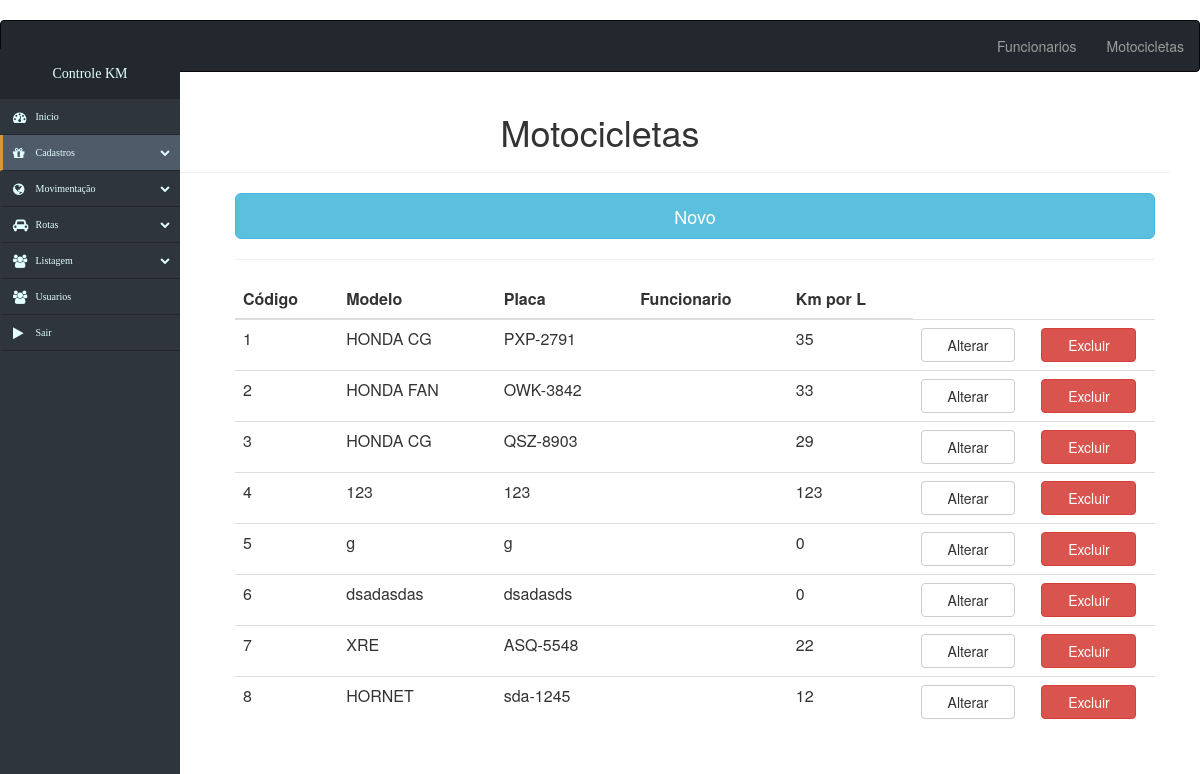
Screenshot of /motocicletas with the database file from the repository.
### tables this page shows
CREATE TABLE `tblmoto` (
  `id` int(11) NOT NULL,
  `modelo` varchar(30) DEFAULT NULL,
  `ano` varchar(4) DEFAULT NULL,
  `cilindrada` varchar(3) DEFAULT NULL,
  `placa` varchar(8) DEFAULT NULL,
  `km_x_litro` tinyint(4) DEFAULT NULL,
  `kmatual` int(11) DEFAULT NULL
);

### core/controller.php (called while the page is built, shortened)
<?php
class controller{
	public function loadTemplate($viewName, $viewData = array()){
		require 'views/template.php';
	}
	public function loadViewInTemplate($viewName, $viewData = array()){
		extract($viewData);
		require 'views/'.$viewName.'.php';
	}
}
?>

### controllers/motocicletasController.php (called while the page is built, shortened)
<?php
class motocicletasController extends controller {
	public function index(){
		$dados['menssagem'] = null;
		$f = new Funcionarios();
		$todosNomes = $f->mostrarFuncionario();
		$dados['nomes'] = $todosNomes;
		$m = new motocicletas();
		$todosMotos = $m->mostrar();
		$dados['motos'] = $todosMotos;
		$this->loadTemplate('motocicletas', $dados);
	}
	}
?>

### core/Core.php (called while the page is built, shortened)
<?php
class Core
{
	public function run(){
		$url = '/';
		if (isset($_GET['url'])) {
			$url .= $_GET['url'];
		}
		$params = array();
		if (!empty($url) && $url != '/') {
			$url = explode('/',$url);
			array_shift($url);
			array_shift($url);
			if(isset($url[0]) && $url[0] && !empty($url[0])){
			$currentAction = $url[0];
			array_shift($url);
			}
			else
			{
				$currentAction ='index';
			}
		}
		else
		{
			$currentController = 'homeController';
			$currentAction = 'index';
		}
		$c = new $currentController();
		call_user_func_array(array($c,$currentAction), $params);
	}
}
 ?>

### index.php (called while the page is built, shortened)
<?php
$core = new Core();
$core->run();
?>

### core/model.php (called while the page is built, shortened)
<?php
class model {
	public function __construct(){
		global $db;
		$this->db = $db;
	}
}
 ?>

### models/Motocicletas.php (called while the page is built, shortened)
<?php
 class Motocicletas extends model
 {
 		public function mostrar(){
 			$sql = $this->db->query("SELECT * FROM tblmoto");
 			$array = $sql->fetchAll();
 			return $array;
 		}
 }
 ?>

### views/motocicletas.php (the view, shortened to what this page needs)
<div class="container">
<h1 style="text-align: center"> Motocicletas </h1>
<hr>
<div class="col-md-2">
</div>
<div class="col-md-10">
<button style="width: 100%" type="button" class="btn btn-info btn-lg" data-toggle="modal" data-target="#myModal">Novo</button>
<hr>
<table class="table table-hover" width="100%">
	<thead>
		<th>Código</th>
		<th>Modelo</th>
		<th>Placa</th>
		<th>Funcionario</th>
		<th>Km por L</th>
	</thead>
	<tbody>
		<?php
						foreach ($motos as $moto) {
							echo "<tr>
										<td >".$moto['id']."</td>
										<td>".$moto['modelo']."</td>
										<td>".$moto['placa']."</td>
										<td></td>
										<td>".$moto['km_x_litro']."</td>
										<td> <button class='btn btn-default' style='width: 90%' id=".$moto['id']."type='submit'>Alterar</button> </td>
										<td> <button class='btn btn-danger' style='width: 90%' id=".$moto['id']."type='submit'>Excluir</button> </td>
							</tr>";
						}
					?>
	</tbody>
</table>
</div>
</div>

### assets/css/estilo.css (style rules this page uses)
body { margin: 0px; padding: 0px; }

### rows the page displays
tblmoto: id "1", modelo "HONDA CG", placa "PXP-2791", km_x_litro "35"
tblmoto: id "2", modelo "HONDA FAN", placa "OWK-3842", km_x_litro "33"
tblmoto: id "3", modelo "HONDA CG", placa "QSZ-8903", km_x_litro "29"
tblmoto: id "4", modelo "123", placa "123", km_x_litro "123"
tblmoto: id "5", modelo "g", placa "g", km_x_litro "0"
tblmoto: id "6", modelo "dsadasdas", placa "dsadasds", km_x_litro "0"
tblmoto: id "7", modelo "XRE", placa "ASQ-5548", km_x_litro "22"
tblmoto: id "8", modelo "HORNET", placa "sda-1245", km_x_litro "12"
